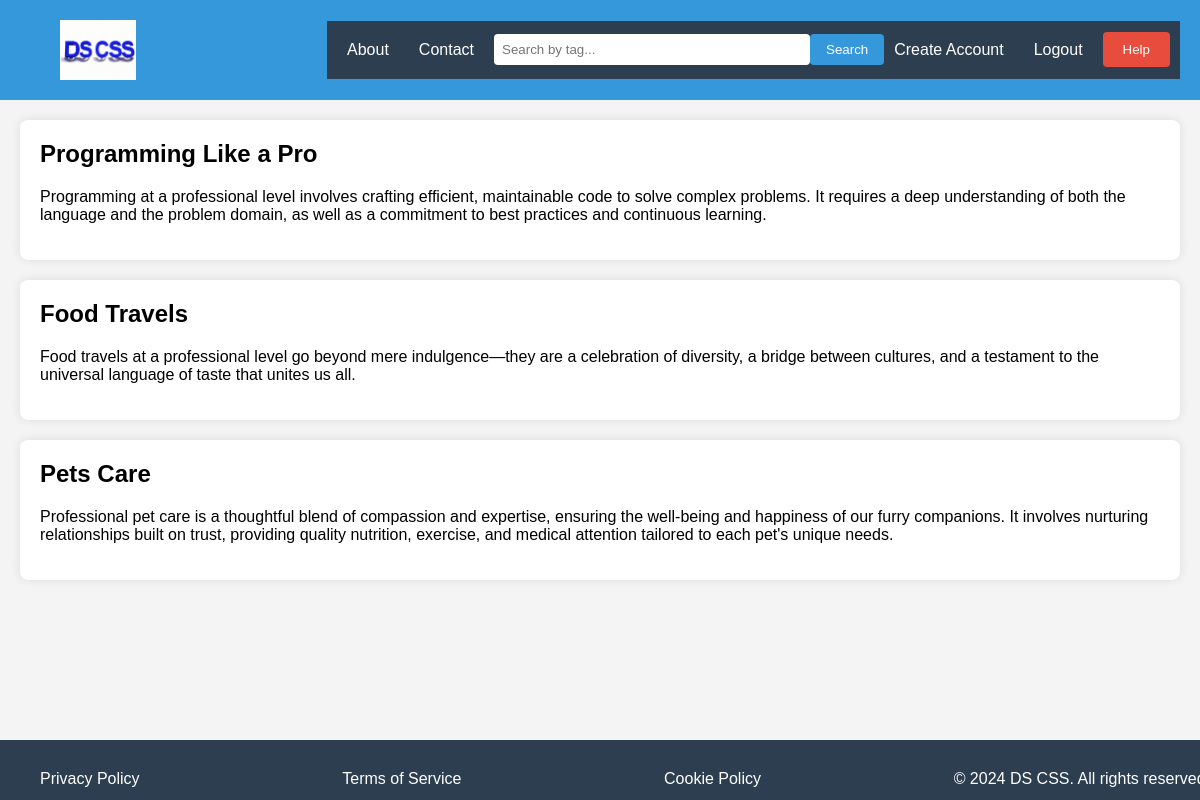
/home_Page.php, run on an earlier commit of the app's database.
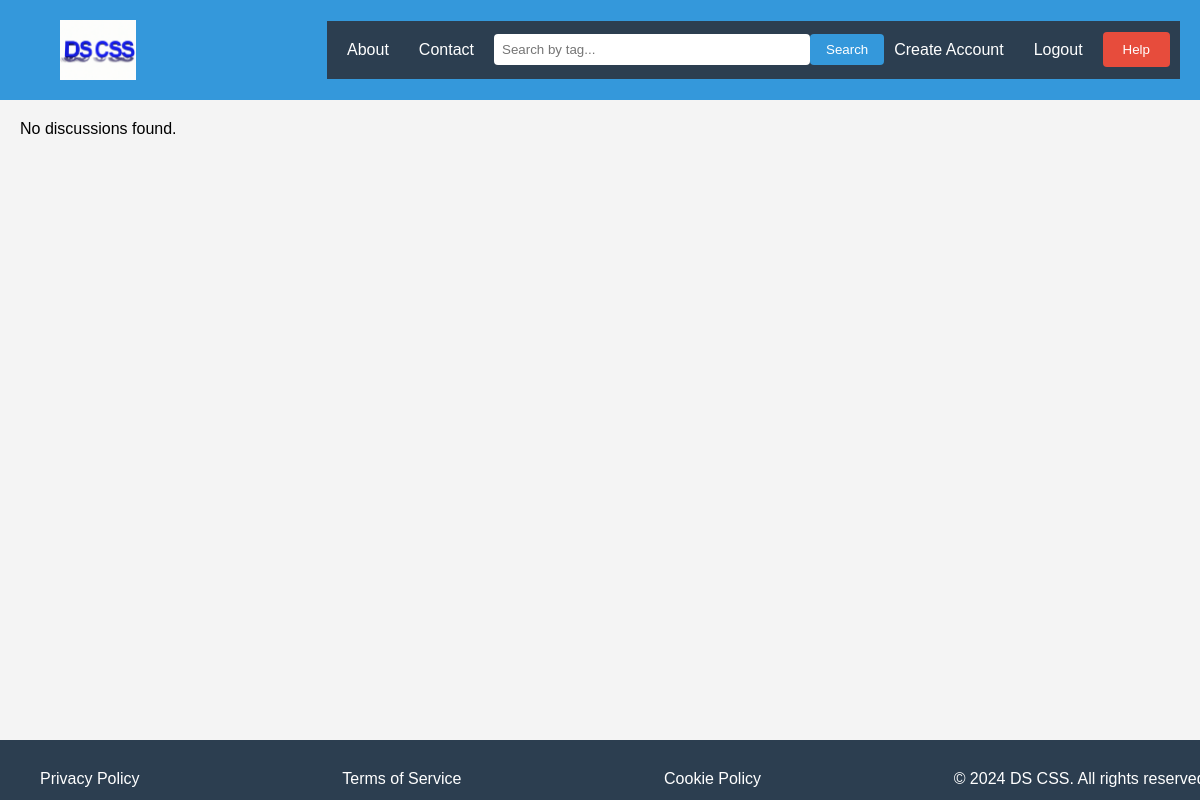
And on a later commit of the database.
### tables this page shows
CREATE TABLE IF NOT EXISTS `Threads` (
  `ThreadId` int(11) NOT NULL,
  `Title` varchar(255) NOT NULL,
  `Tags` varchar(255) DEFAULT NULL,
  `Content` text NOT NULL,
  `UserId` int(11) NOT NULL,
  `Time` timestamp NOT NULL DEFAULT CURRENT_TIMESTAMP,
  `ImageId` int(11) DEFAULT NULL
);

### home_Page.php (the view, shortened to what this page needs)
<!DOCTYPE html>
<html lang="en">
<head>
</head>
<body>
    <header>
        <img src="Logo.png" alt="Logo" id="logo">
        <nav>
            <a href="#">About</a>
            <a href="#">Contact</a>
            <div class="search-bar">
                <input type="text" id="searchInput" placeholder="Search by tag...">
                <button onclick="searchByTag()">Search</button>
            </div>
            <a href="create_account.php" id="create_account" target="_blank">Create Account</a>
            <a href="login.php" id="login" target="_blank">Logout</a>
            <button class="help-button">Help</button>
        </nav>
    </header>
    <main id="discussionContainer">
        <?php
        $servername ='localhost';
        $dbname = 'db_86043593';
        $username = '86043593';
        $password = '86043593';
        $conn = new mysqli($servername, $username, $password, $dbname);
        $sql = "SELECT * FROM Threads";
        $result = $conn->query($sql);
        if ($result->num_rows > 0) {
            while ($row = $result->fetch_assoc()) {
                echo '<div class="discussion" data-tags="' . $row["Tags"] . '">';
                echo '<h2>' . $row["Title"] . '</h2>';
                echo '<p>' . $row["Content"] . '</p>';
                echo '</div>';
            }
        } else {
            echo "No discussions found.";
        }
        ?>
    </main>
    <footer>
        <nav>
            <a href="#">Privacy Policy</a>
            <a href="#">Terms of Service</a>
            <a href="#">Cookie Policy</a>
            &copy; 2024 DS CSS. All rights reserved.
        </nav>
    </footer>
</body>
</html>

### home_Page.php (style rules this page uses)
body { font-family: Arial, sans-serif; margin: 0; padding: 0; background-color: #f4f4f4; }
header { background-color: #3498db; color: white; padding: 10px 20px; display: flex; justify-content: space-between; align-items: center; }
nav { display: flex; justify-content: space-between; align-items: center; padding: 10px; background-color: #2c3e50; }
nav a { color: white; text-decoration: none; padding: 10px; margin-right: 10px; }
.search-bar { display: flex; align-items: center; }
.search-bar input[type="text"] { width: 300px; padding: 8px; border: none; border-radius: 4px; }
.search-bar button { background-color: #3498db; color: white; padding: 8px 16px; border: none; border-radius: 4px; cursor: pointer; }
main { padding: 20px; }
.help-button { background-color: #e74c3c; color: white; padding: 10px 20px; border: none; border-radius: 4px; cursor: pointer; }
#logo { max-height: 60px; padding: 10px 40px; }
footer { background-color: #2c3e50; color: white; padding: 10px 20px; text-align: center; position: fixed; bottom: 0%; width: 100%; height: 5%; }
.discussion { background-color: white; padding: 20px; margin-bottom: 20px; border-radius: 8px; box-shadow: 0 0 10px rgba(0, 0, 0, 0.1); }
.discussion h2 { margin-top: 0; }

What changed in the data, as far as the page shows it:
removed threads: Title "Programming Like a Pro", Content "Programming at a professional level involves crafting efficient, maintainable code to solve complex problems. It requires a deep understanding of both the language and the problem domain, as well as a commitment to best practices and continuous learning."
removed threads: Title "Food Travels", Content "Food travels at a professional level go beyond mere indulgence—they are a celebration of diversity, a bridge between cultures, and a testament to the universal language of taste that unites us all."
removed threads: Title "Pets Care", Content "Professional pet care is a thoughtful blend of compassion and expertise, ensuring the well-being and happiness of our furry companions. It involves nurturing relationships built on trust, providing quality nutrition, exercise, and medical attention tailored to each pet's unique needs."
Also different on the page:
text now shown: "No discussions found."
